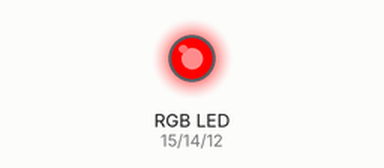
This sketch was run on a simulated Arduino Uno, built with avr-gcc and run on an emulated ATmega328P. Shown: an RGB LED mixed from three pins (HIGH = lit).

Above: at 0.2 s.
At 1.2 s:
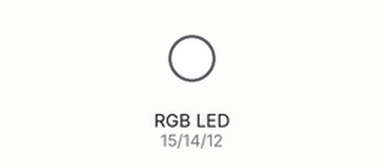
At 1.7 s:
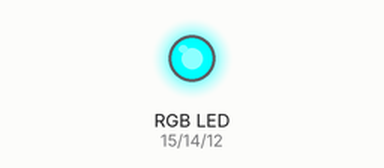
At 2.2 s:
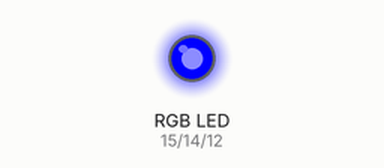
At 3.7 s:
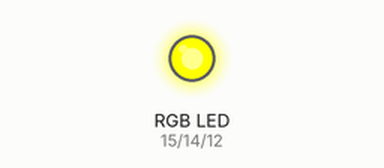
At 5.7 s:
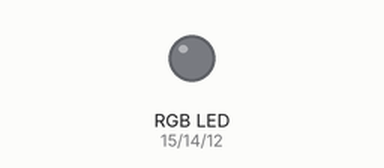
Timing chart, 0 to 6.9 s (numbered marks = the images above):
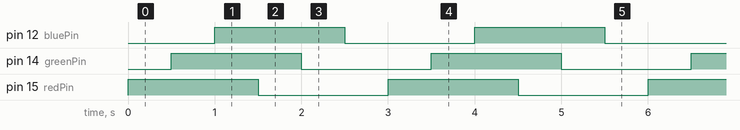

Measured:
- by itself, pin 12 (bluePin), pin 14 (greenPin), pin 15 (redPin): alternates HIGH for 1.5 s and LOW for 1.5 s
- by itself, everything shown: repeats every 3.0 s, in 6 steps

The sketch:

rgb_loop.ino
```cpp
int redPin =  15;
int greenPin =  14;
int bluePin =  12;

// The setup() method runs once, when the sketch starts

void setup()   {
  // initialize the digitals pin as an outputs
  pinMode(redPin, OUTPUT);
  pinMode(greenPin, OUTPUT);
  pinMode(bluePin, OUTPUT);
}

// the loop() method runs over and over again,

void loop()
{
  digitalWrite(redPin, HIGH);
  delay(500);
  digitalWrite(greenPin, HIGH);
  delay(500);
  digitalWrite(bluePin, HIGH);
  delay(500);
  digitalWrite(redPin, LOW);
  delay(500);
  digitalWrite(greenPin, LOW);
  delay(500);
  digitalWrite(bluePin, LOW);
  delay(500);
}
```
